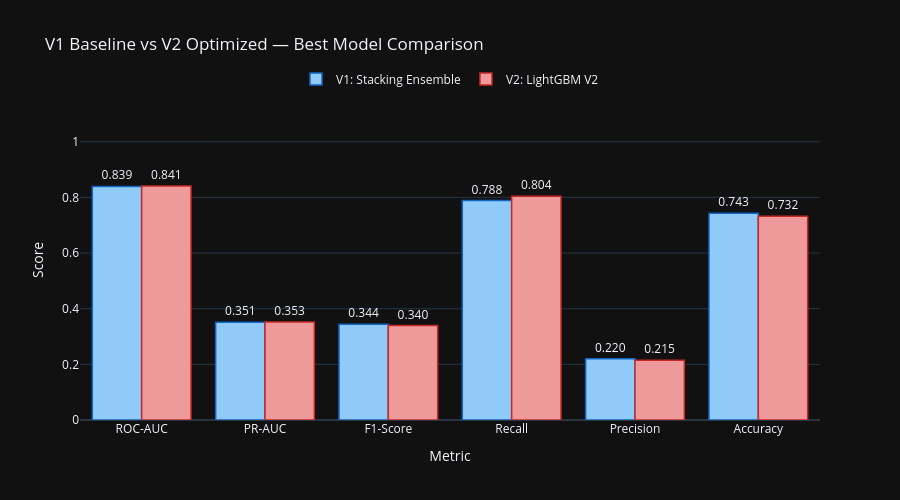

Here is the notebook cell this chart was saved with:
### Markdown cell above
## 13. V1 vs V2 Model Comparison
We compare performance between V1 (manual hyperparameters) and V2 (Optuna optimized hyperparameters).

### Code cell
# Compare best models
v1_best = results_v1_df.iloc[0]
v2_best = results_v2_df.iloc[0]

print(f"★ V1 Best Model ({v1_best['Model']}) ROC-AUC: {v1_best['ROC-AUC']:.4f}")
print(f"★ V2 Best Model ({v2_best['Model']}) ROC-AUC: {v2_best['ROC-AUC']:.4f}")
print(f"★ Absolute AUC Improvement: {v2_best['ROC-AUC'] - v1_best['ROC-AUC']:+.4f}")

# Plot bar chart using Plotly
metrics_to_compare = ['ROC-AUC', 'PR-AUC', 'F1-Score', 'Recall', 'Precision', 'Accuracy']
v1_vals = [v1_best[m] for m in metrics_to_compare]
v2_vals = [v2_best[m] for m in metrics_to_compare]

fig = go.Figure()
fig.add_trace(go.Bar(
    name=f"V1: {v1_best['Model']}",
    x=metrics_to_compare,
    y=v1_vals,
    text=[f"{v:.3f}" for v in v1_vals],
    textposition='outside',
    marker_color='#90CAF9',
    marker_line=dict(color='#1565C0', width=1.5),
))
fig.add_trace(go.Bar(
    name=f"V2: {v2_best['Model']}",
    x=metrics_to_compare,
    y=v2_vals,
    text=[f"{v:.3f}" for v in v2_vals],
    textposition='outside',
    marker_color='#EF9A9A',
    marker_line=dict(color='#C62828', width=1.5),
))

fig.update_layout(
    barmode='group',
    title='V1 Baseline vs V2 Optimized — Best Model Comparison',
    yaxis=dict(title='Score', range=[0, 1.15]),
    xaxis=dict(title='Metric'),
    template='plotly_dark',
    height=500,
    legend=dict(orientation='h', yanchor='bottom', y=1.02, xanchor='center', x=0.5),
)
fig.show()

### Figure 1 — Plotly figure (JSON) as saved in the notebook; plotly's stock layout.template omitted (floating-point values rounded to 4 significant figures)
{"data": [{"marker": {"color": "#90CAF9", "line": {"color": "#1565C0", "width": 1.5}}, "name": "V1: Stacking Ensemble", "text": ["0.839", "0.351", "0.344", "0.788", "0.220", "0.743"], "textposition": "outside", "type": "bar", "x": ["ROC-AUC", "PR-AUC", "F1-Score", "Recall", "Precision", "Accuracy"], "y": [0.8393, 0.3513, 0.3444, 0.7885, 0.2203, 0.743]}, {"marker": {"color": "#EF9A9A", "line": {"color": "#C62828", "width": 1.5}}, "name": "V2: LightGBM V2", "text": ["0.841", "0.353", "0.340", "0.804", "0.215", "0.732"], "textposition": "outside", "type": "bar", "x": ["ROC-AUC", "PR-AUC", "F1-Score", "Recall", "Precision", "Accuracy"], "y": [0.8405, 0.3526, 0.3395, 0.8044, 0.2151, 0.7321]}], "layout": {"barmode": "group", "height": 500, "legend": {"orientation": "h", "x": 0.5, "xanchor": "center", "y": 1.02, "yanchor": "bottom"}, "title": {"text": "V1 Baseline vs V2 Optimized — Best Model Comparison"}, "xaxis": {"title": {"text": "Metric"}}, "yaxis": {"range": [0, 1.15], "title": {"text": "Score"}}}}
